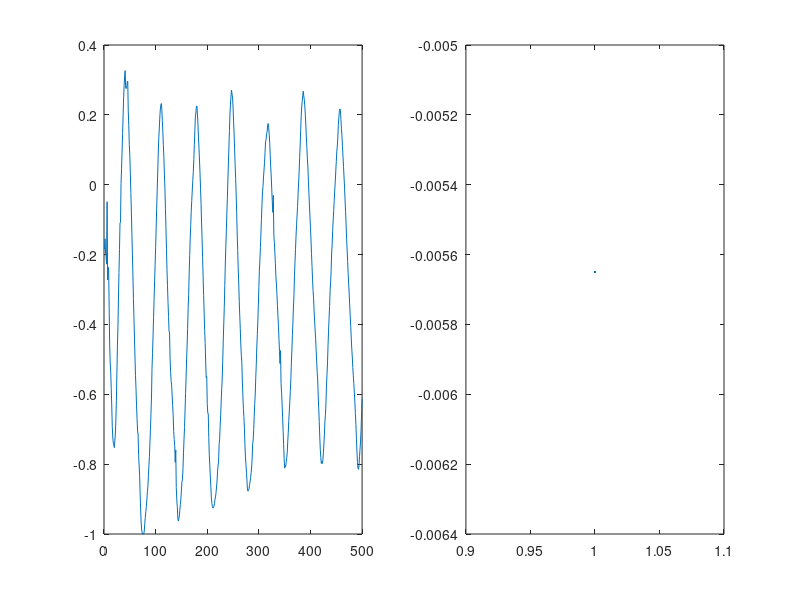

MATLAB code for this plot:
D = load('data5.mat');
data51 = D.d51;
data52 = D.d52;

X1 = int16(data51(4:4:end, 1));
Y1 = int16(data51(4:4:end, 2));
Z1 = int16(data51(4:4:end, 3));

X2 = int16(data52(4:4:end, 1));
Y2 = int16(data52(4:4:end, 2));
Z2 = int16(data52(4:4:end, 3));

nX1 = double(X1)/double(max(abs(X1)));
nX2 = double(X2)/double(max(abs(X2)));

subplot(1, 2, 1);
plot(X1);
subplot(1, 2, 2);
plot(X2);

subplot(1, 2, 1);
plot(nX1);
subplot(1, 2, 2);
plot(nX2);

[n c] = size(nX1);
diff = sum(double(nX1 - nX2))/double(n);
plot(diff);

